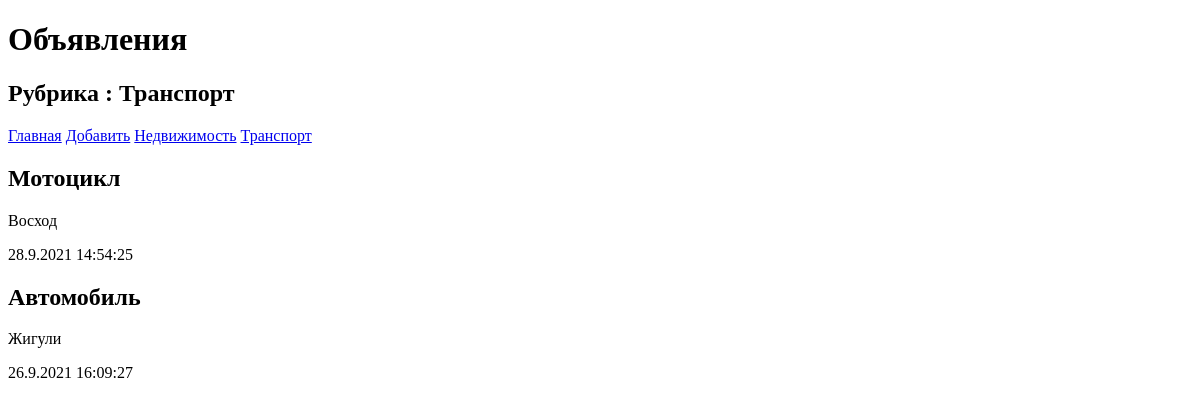
The page /bboard/2/ on the database as committed earlier.
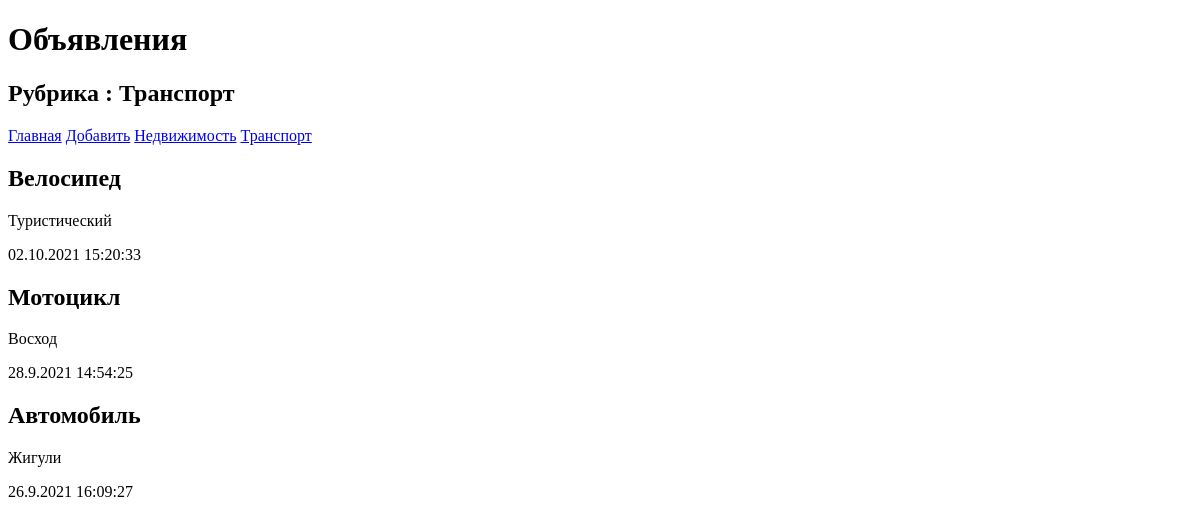
The same page on the database as committed later.
### bboard/models.py (models this page shows, shortened)
class Rubric(models.Model):
    objects = None
    name = models.CharField(max_length=50, db_index=True, verbose_name='Название')
    class Meta:
        verbose_name_plural = 'Рубрики'
        verbose_name = 'Рубрика'
        ordering = ['name']

class Bb(models.Model):
    objects = None
    title = models.CharField(max_length=50, verbose_name='Товар')
    content = models.TextField(null=True, blank=True, verbose_name='Описание')
    price = models.FloatField(null=True, blank=True, verbose_name='Цена')
    published = models.DateTimeField(auto_now_add=True, db_index=True, verbose_name='Опубликовано')
    rubric = models.ForeignKey('Rubric', null=True, on_delete=models.PROTECT, verbose_name='Рубрика')
    class Meta:
        verbose_name_plural = 'Объявления'
        verbose_name = 'Объявление'
        ordering = ['-published']

### bboard/views.py (the view)
# urls.py: path('<int:rubric_id>/', by_rubric, name='by_rubric'),
def by_rubric(request, rubric_id):
    bbs = Bb.objects.filter(rubric=rubric_id)
    rubrics = Rubric.objects.all()
    current_rubric = Rubric.objects.get(pk=rubric_id)
    context = {'bbs': bbs, 'rubrics': rubrics,
               'current_rubric': current_rubric}
    return render(request, 'bboard/by_rubric.html', context)

### bboard/templates/bboard/by_rubric.html (shortened to what this page needs)
<!DOCTYPE html>
<html lang="en">
<head>
</head>
<body>
    <h1>Объявления</h1>
    <h2>Рубрика : {{ current_rubric.name }}</h2>
    <div>
        <a href="{% url 'index' %}">Главная</a>
        <a href="{% url 'add' %}">Добавить</a>
        {% for rubric in rubrics %}
        <a href="{{ rubric.pk }}/">{{ rubric.name }}</a>
        {% endfor %}
    </div>
    {% for bb in bbs %}
    <div>
        <h2>{{ bb.title }}</h2>
        <p>{{ bb.content }}</p>
        <p>{{ bb.published|date:"d.n.Y H:i:s" }}</p>
    </div>
    {% endfor %}
</body>
</html>

Rows that differ between the two databases and show on the page:
added Bb: title "Велосипед", content "Туристический", published "02.10.2021 15:20:33"
